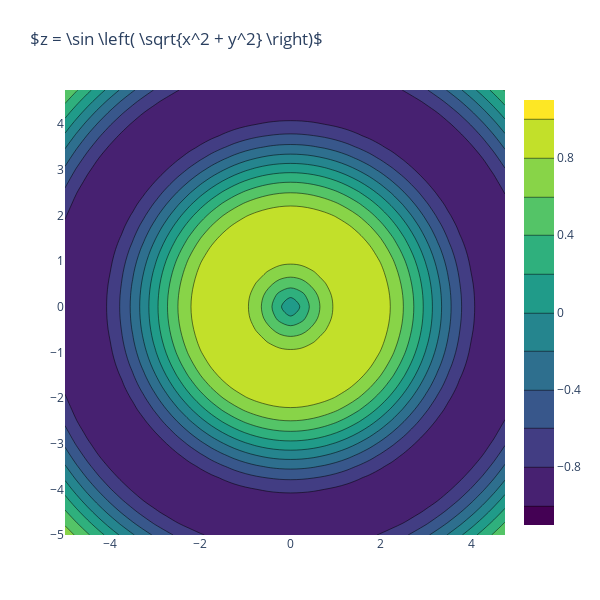

Notebook cell for this chart:
### Code cell
fig = go.Figure(data =
    go.Contour(
        z=z,
        x=df['x'].unique(),
        y=df['y'].unique(),
        colorscale='Viridis'
    ))
fig.update_layout(
    title=r'$z = \sin \left( \sqrt{x^2 + y^2} \right)$',
    autosize=False,
    width=600,
    height=600,
    margin={'l': 65, 'r': 50, 'b': 65, 't': 90}
)

fig.show()

### Figure 1 — Plotly figure (JSON) as saved in the notebook; plotly's stock layout.template omitted (floating-point values rounded to 4 significant figures; data arrays with more than 128 entries replaced by an {"elided": "..."} marker saying what was removed)
{"data": [{"autocontour": true, "colorscale": [[0, "#440154"], [0.1111, "#482878"], [0.2222, "#3e4989"], [0.3333, "#31688e"], [0.4444, "#26828e"], [0.5556, "#1f9e89"], [0.6667, "#35b779"], [0.7778, "#6ece58"], [0.8889, "#b5de2b"], [1, "#fde725"]], "contours": {"end": 1, "size": 0.2, "start": -1}, "type": "contour", "x": [-5, -4.75, -4.5, -4.25, -4, -3.75, -3.5, -3.25, -3, -2.75, -2.5, -2.25, -2, -1.75, -1.5, -1.25, -1, -0.75, -0.5, -0.25, 0, 0.25, 0.5, 0.75, 1, 1.25, 1.5, 1.75, 2, 2.25, 2.5, 2.75, 3, 3.25, 3.5, 3.75, 4, 4.25, 4.5, 4.75], "y": [-5, -4.75, -4.5, -4.25, -4, -3.75, -3.5, -3.25, -3, -2.75, -2.5, -2.25, -2, -1.75, -1.5, -1.25, -1, -0.75, -0.5, -0.25, 0, 0.25, 0.5, 0.75, 1, 1.25, 1.5, 1.75, 2, 2.25, 2.5, 2.75, 3, 3.25, 3.5, 3.75, 4, 4.25, 4.5, 4.75], "z": {"elided": "40x40 float values"}}], "layout": {"autosize": false, "height": 600, "margin": {"b": 65, "l": 65, "r": 50, "t": 90}, "title": {"text": "$z = \\sin \\left( \\sqrt{x^2 + y^2} \\right)$"}, "width": 600, "xaxis": {"autorange": true, "range": [-5, 4.75], "type": "linear"}, "yaxis": {"autorange": true, "range": [-5, 4.75], "type": "linear"}}}
